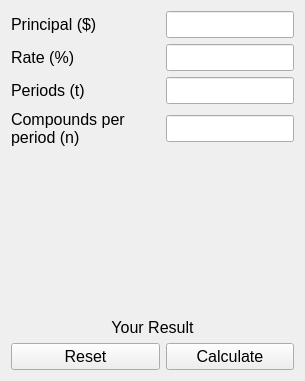
<?xml version="1.0" encoding="UTF-8"?>
<ui version="4.0">
 <class>ModulePage</class>
 <widget class="QWidget" name="ModulePage">
  <property name="geometry">
   <rect>
    <x>0</x>
    <y>0</y>
    <width>305</width>
    <height>381</height>
   </rect>
  </property>
  <property name="font">
   <font>
    <pointsize>12</pointsize>
   </font>
  </property>
  <property name="windowTitle">
   <string>Form</string>
  </property>
  <layout class="QGridLayout" name="gridLayout">
   <item row="2" column="0">
    <widget class="QLabel" name="label_3">
     <property name="text">
      <string>Periods (t)</string>
     </property>
    </widget>
   </item>
   <item row="6" column="0">
    <widget class="QPushButton" name="resetButton">
     <property name="text">
      <string>Reset</string>
     </property>
    </widget>
   </item>
   <item row="6" column="1">
    <widget class="QPushButton" name="calculateButton">
     <property name="text">
      <string>Calculate</string>
     </property>
    </widget>
   </item>
   <item row="1" column="1">
    <widget class="QLineEdit" name="input_2"/>
   </item>
   <item row="0" column="1">
    <widget class="QLineEdit" name="input_1"/>
   </item>
   <item row="2" column="1">
    <widget class="QLineEdit" name="input_3"/>
   </item>
   <item row="1" column="0">
    <widget class="QLabel" name="label_2">
     <property name="text">
      <string>Rate (%)</string>
     </property>
    </widget>
   </item>
   <item row="3" column="0">
    <widget class="QLabel" name="label_4">
     <property name="text">
      <string>Compounds per period (n)</string>
     </property>
     <property name="wordWrap">
      <bool>true</bool>
     </property>
    </widget>
   </item>
   <item row="3" column="1">
    <widget class="QLineEdit" name="input_4"/>
   </item>
   <item row="0" column="0">
    <widget class="QLabel" name="label_1">
     <property name="text">
      <string>Principal ($)</string>
     </property>
    </widget>
   </item>
   <item row="5" column="0" colspan="2">
    <widget class="QLabel" name="resultLabel">
     <property name="text">
      <string>Your Result</string>
     </property>
     <property name="alignment">
      <set>Qt::AlignCenter</set>
     </property>
    </widget>
   </item>
   <item row="4" column="0">
    <spacer name="verticalSpacer">
     <property name="orientation">
      <enum>Qt::Vertical</enum>
     </property>
     <property name="sizeHint" stdset="0">
      <size>
       <width>20</width>
       <height>40</height>
      </size>
     </property>
    </spacer>
   </item>
  </layout>
 </widget>
 <resources/>
 <connections/>
</ui>
